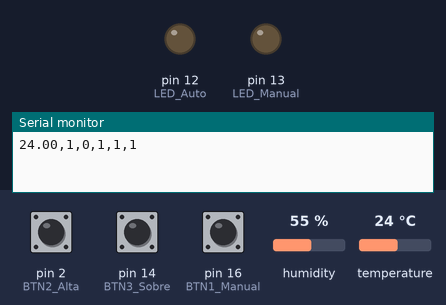
A sketch run on a simulated Arduino Leonardo, built with avr-gcc and run on an emulated ATmega32U4. Parts: output pins drawn as LEDs (lit = HIGH), the last lines printed to the serial monitor. The inputs (shaded band) are chosen by the test bench; at power-on: temperature 24 °C, pin 2 (BTN2_Alta) HIGH, pin 16 (BTN1_Manual) HIGH, pin 14 (BTN3_Sobre) HIGH, humidity 55 %.

Above: at 6.2 s.
6.3 s: temperature set to 28 °C
11.2 s: temperature set to 31 °C
At 15.2 s:
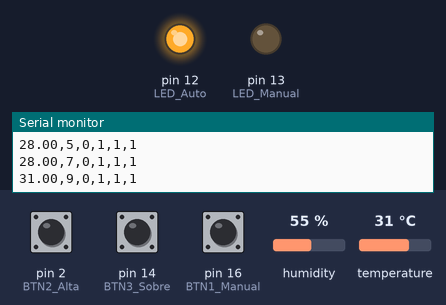
15.5 s: pin 2 (BTN2_Alta) pulled LOW for 0.15 s
At 15.57 s:
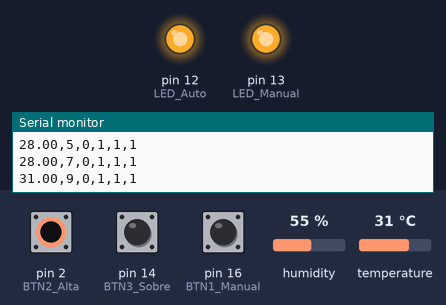
17.1 s: pin 16 (BTN1_Manual) pulled LOW for 0.15 s
At 17.17 s:
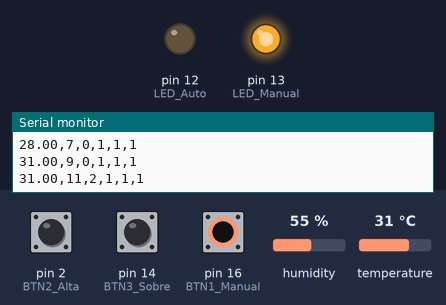
18.7 s: temperature set to 12 °C
At 22.6 s:
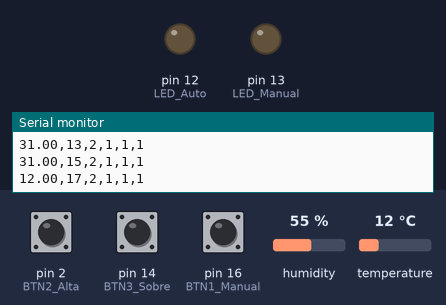
23.5 s: temperature set to 33 °C
At 26.8 s:
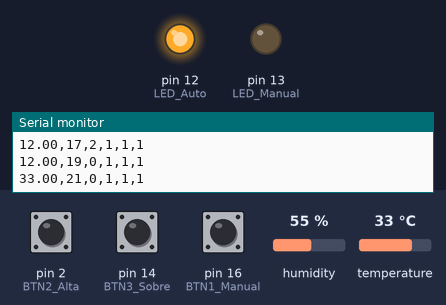
Timing chart, 0 to 28.3 s (numbered marks = the images above; inputs shaded):
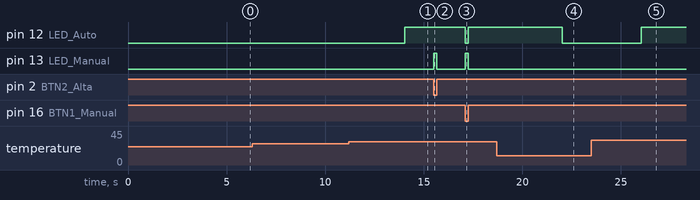

The sketch:

code.ino
```cpp
/*
 * Estructura básica
 * Por: Leonardo Valdes arteaga (eolandro)
 * Fecha: 28 de junio de 2021
 *
 * Esto es una muestra de la estructura básica de un programa
 */

// Bibliotecas
#include "DHT.h"
// Constantes
#define MAXT 30
// Hardware
#define DHTPIN 15
#define DHTTYPE DHT11
// botones
#define BTN1_Manual  16
#define BTN2_Alta 2
#define BTN3_Sobre 14
// LEDS
#define LED_Manual 13
#define LED_Auto 12
// Estructuras
struct sTiempo{
  unsigned long InicioTiempo;
  unsigned long FinTiempo;
  unsigned long NSegundos;
};
/////////////////////////////////
struct sBotones{
  int Manual;
  int Alta;
  int Sobre;
};
// Variables
byte Estado = 0;
boolean Temp = false;
boolean LecT = false;
float t = 0;
sTiempo gsTiempo = {0,0,0};
sBotones gsBotones = {0,0,0};
// Definición de objetos
DHT dht(DHTPIN, DHTTYPE);
////////////////////////////////////////////////////////////////
void info(){
  String Res = "";
  Serial.println(Res+t+","+gsTiempo.NSegundos+","+Estado+","+gsBotones.Manual+","+gsBotones.Alta+","+gsBotones.Sobre);
}
////////////////////////////////////////////////////////////////
void controlTiempo(){
  unsigned long Delta;
  gsTiempo.FinTiempo = millis();
  Delta = gsTiempo.FinTiempo - gsTiempo.InicioTiempo;
  if (Delta >= 1000){
    gsTiempo.InicioTiempo = gsTiempo.FinTiempo;
    gsTiempo.NSegundos++;
  }
}
////////////////////////////////////////////////////////////////
void revisarInput(){
  gsBotones.Manual = digitalRead(BTN1_Manual); //Leer el pin del boton1 (Manual)
  gsBotones.Alta   = digitalRead(BTN2_Alta); //Leer el pin del boton1 (alta demanda)
  gsBotones.Sobre = digitalRead(BTN3_Sobre); //Leer el pin del boton1 (sobrecarga)
}
////////////////////////////////////////////////////////////////
void revisarTemperatura(){
  byte reloj = gsTiempo.NSegundos % 2;
  /////////////////////
  if (reloj == 1 && !LecT){
    t = dht.readTemperature(); // Leer la temp en celsius
    LecT = true;
    /////////////////////
    if (isnan(t)) {
      t = 0;
      LecT = false;
    }
    Temp = false;
    if (t >= MAXT){
      Temp = true;
    }
    /////////////////////
    info();
  }
  if(reloj == 0){
    LecT = false;
  }
}
////////////////////////////////////////////////////////////////
void cambioEstado(){
  //////////////////////////////////////////
  boolean AltaSobre = gsBotones.Alta == LOW || gsBotones.Sobre == LOW;
  if (AltaSobre && Temp){
    Estado = 3;
    return;
  }
  /////////////////////////////////////////
  if (gsBotones.Manual == LOW){
    Estado = 1;
    return;
  }
  /////////////////////////////////////////
  if (AltaSobre){
    Estado = 2;
    return;
  }
  /////////////////////////////////////////
  if (Temp){
    Estado = 2;
    return;
  }
  /////////////////////////////////////////
  Estado = 0;
}
////////////////////////////////////////////////////////////////
void base(){
  digitalWrite(LED_Manual,LOW); //empieza el led apagado
  digitalWrite(LED_Auto,LOW); //empieza el led apagado
}
void manual(){
  digitalWrite(LED_Manual,HIGH); //empieza el led apagado
  digitalWrite(LED_Auto,LOW); //empieza el led apagado
}
void automatico(){
  digitalWrite(LED_Manual,LOW); //empieza el led apagado
  digitalWrite(LED_Auto,HIGH); //empieza el led apagado
}
void emergencia(){
  digitalWrite(LED_Manual,HIGH); //empieza el led apagado
  digitalWrite(LED_Auto,HIGH); //empieza el led apagado
}
////////////////////////////////////////////////////////////////
// Condiciones iniciales - Se ejecuta sólo una vez al energizar
void setup() {// Inicio de void setup ()
  // Aquí va tu código
  Serial.begin (115200); // Iniciar comunicacion serial
  ////////////////////////////////////////////////////////
  //Configurar el pin del boton como entrada
  pinMode(BTN1_Manual,INPUT_PULLUP);
  pinMode(BTN2_Alta,INPUT_PULLUP);
  pinMode(BTN3_Sobre,INPUT_PULLUP);
  ////////////////////////////////////////////////////////
  pinMode(LED_Manual,OUTPUT); //Configurar el pin de led como salida
  pinMode(LED_Auto,OUTPUT); //Configurar el pin de led como salida
  ////////////////////////////////////////////////////////
  digitalWrite(LED_Manual,LOW); //empieza el led apagado
  digitalWrite(LED_Auto,LOW); //empieza el led apagado
  ////////////////////////////////////////////////////////
  dht.begin();
  delay (5000);
  ////////////////////////////////////////////////////////
  gsTiempo.InicioTiempo = millis();
}// Fin de void setup

// Cuerpo del programa - Se ejecuta constamente
void loop() {// Inicio de void loop
  // put your main code here, to run repeatedly:
  controlTiempo();
  revisarInput();
  revisarTemperatura();
  cambioEstado();
  //
  switch(Estado){
    case 0: //Estado base
      base();
    break;
    case 1: //Estado Manual
      manual();
    break;
    case 2: //Estado Automatico
      automatico();
    break;
    case 3: // Estado Emergencia
      emergencia();
    break;
  }
}// Fin de void loop

// Funcioes del usuario
```

Measured:
- the behaviour switches between 29 and 30 °C on temperature (found by bisection; images 0 and 1)
- after the input at 11.2 s, pin 12 (LED_Auto): LOW → HIGH after 2.8 s
- after the input at 15.5 s, pin 13 (LED_Manual): LOW → HIGH at once, → LOW 0.15 s later
- after the input at 17.1 s, pin 12 (LED_Auto): HIGH → LOW at once, → HIGH 0.15 s later; pin 13 (LED_Manual): LOW → HIGH at once, → LOW 0.15 s later
- after the input at 18.7 s, pin 12 (LED_Auto): HIGH → LOW after 3.3 s
- after the input at 23.5 s, pin 12 (LED_Auto): LOW → HIGH after 2.5 s
